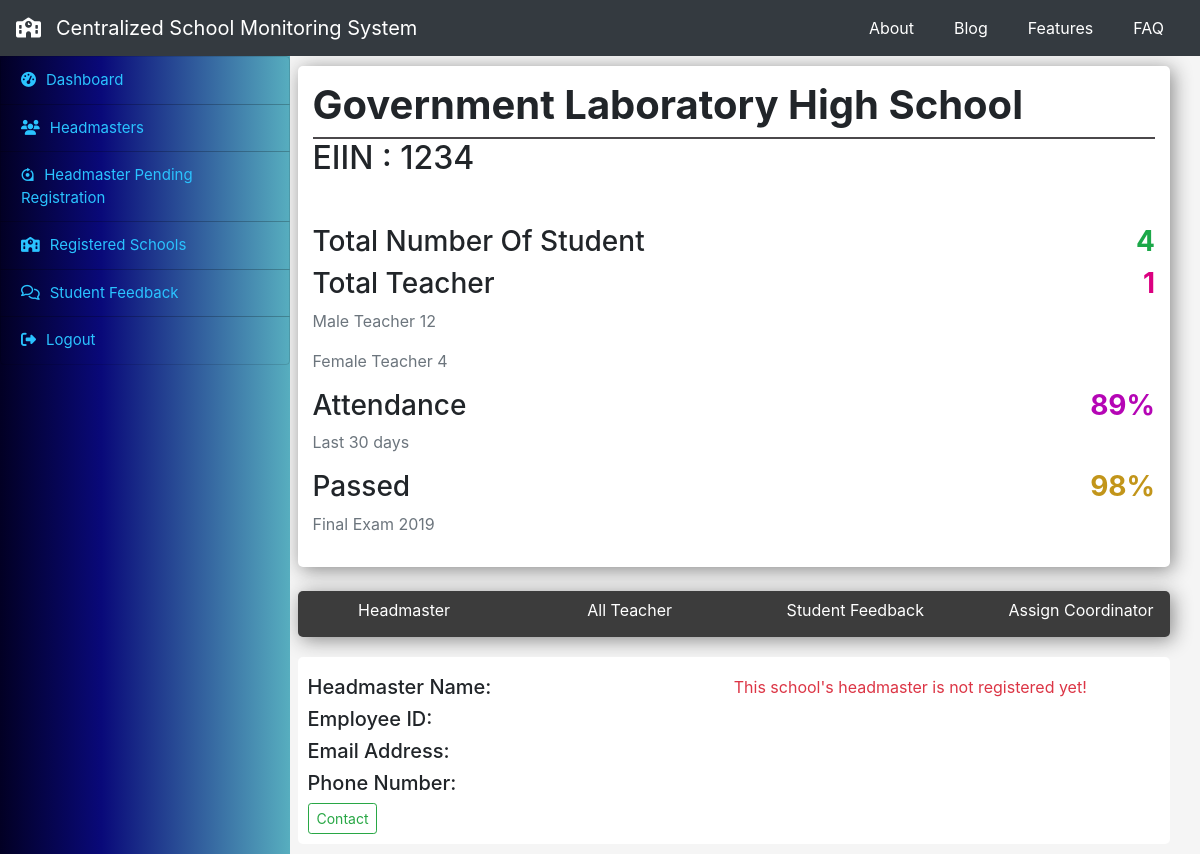
The page /school_detail/1234/ on the database as committed earlier.
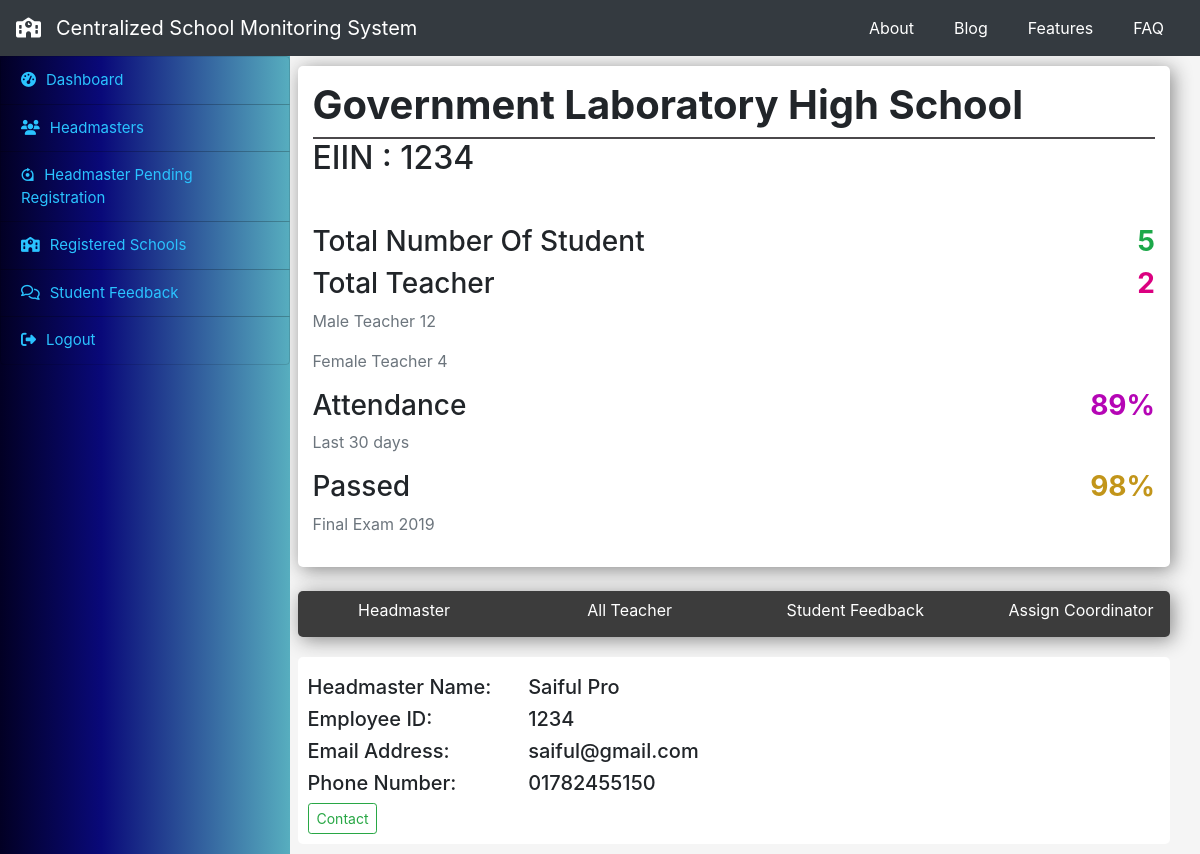
The same page on the database as committed later.
### initapp/models.py (models this page shows, shortened)
class headmaster_account(models.Model):
    h_fullname = models.CharField(max_length=100, blank=False, null=False)
    h_email = models.CharField(max_length=100, blank=False, null=False)
    h_empid = models.CharField(max_length=100, primary_key=True)
    h_pass = models.CharField(max_length=50, blank=False, null=False)
    h_phone = models.CharField(max_length=50, blank=False, null=False)
    sch_eiin = models.CharField(
        max_length=25, blank=False, null=False, default=None)

### officer/views.py (the view, shortened to what this page needs)
# urls.py: path('school_detail/<str:school_eiin>/',
def school_detail(request, school_eiin):
    try:
        school_obj = schoolInfo.objects.get(SchoolEIIN=school_eiin)
        total_student = student_account.objects.filter(
            SchoolEIIN=school_eiin).count()
        total_teacher = teacher_account.objects.filter(
            sch_eiin=school_eiin).count()
        headmaster_obj = headmaster_account.objects.filter(
            sch_eiin=school_eiin)
        teacher_list_obj = teacher_account.objects.filter(sch_eiin=school_eiin)
        co = coordiinator.objects.all()
        feedback = student_feedback.objects.filter(
            school=school_obj.schoolName)
        context = {
            'school': school_obj,
            'headmaster': headmaster_obj,
            'feedback': feedback,
            'total_student': total_student,
            'total_teacher': total_teacher,
            'co':co
        }
        if headmaster_obj and teacher_list_obj:
            headmaster_obj = headmaster_account.objects.get(
                sch_eiin=school_eiin)
            feedback = student_feedback.objects.filter(
                school=school_obj.schoolName)
            teacher_list_obj = teacher_account.objects.filter(
                sch_eiin=school_eiin)
            context = {
                'school': school_obj,
                'headmaster': headmaster_obj,
                'teacher': teacher_list_obj,
                'feedback': feedback,
                'total_student': total_student,
                'total_teacher': total_teacher,
                'co':co
            }
            return render(request, 'school_detail_view.html', context)
        elif teacher_list_obj:
            teacher_list_obj = teacher_account.objects.filter(
                sch_eiin=school_eiin)
            feedback = student_feedback.objects.filter(
                school=school_obj.schoolName)
            context = {
                'school': school_obj,
                'teacher': teacher_list_obj,
                'feedback': feedback,
                'total_student': total_student,
                'total_teacher': total_teacher,
                'co':co
            }
            return render(request, 'school_detail_view.html', context)
    except schoolInfo.DoesNotExist:
        raise Http404

### officer/templates/school_detail_view.html (shortened to what this page needs)
{% extends 'o_base.html' %}
{% block content %}
<div class="school_wrap">
    <div class="school_name mb-5">
        <h1 style="font-weight:bold">{{school.schoolName}}</h1>
        <div style="padding: 1px;background:#4b484b"></div>
        <h2>EIIN : {{school.SchoolEIIN}}</h2>
    </div>
    <div class="total_student">
        <div class="row">
            <div class="col">
                <h3 class="float-left">Total Number Of Student</h3>
                <span class="float-right">
                    <h3 style="color: #1ca849;font-weight:bold">{{total_student}}</h3>
                </span>
            </div>
        </div>
    </div>
    <div class="total_teacher">
        <div class="row">
            <div class="col">
                <h3 class="float-left">Total Teacher</h3>
                <span class="float-right">
                    <h3 style="color: #db0080;font-weight:bold">{{total_teacher}}</h3>
                </span>
            </div>
        </div>
        <div class="row">
            <div class="col">
                <p class="text-secondary">Male Teacher 12</p>
                <p class="text-secondary">Female Teacher 4</p>
            </div>
        </div>
    </div>
    <div class="attendance">
        <div class="row">
            <div class="col">
                <div class="attdays float-left">
                    <h3 class="">Attendance</h3>
                    <p class="text-secondary">Last 30 days</p>
                </div>
                <span class="float-right">
                    <h3 style="color: #b505b5;font-weight:bold">
                        {{school.attendance_percentage}}%</h3>
                </span>
            </div>
        </div>
    </div>
    <div class="attendance">
        <div class="row">
            <div class="col">
                <div class="attdays float-left">
                    <h3 class="">Passed</h3>
                    <p class="text-secondary">Final Exam 2019</p>
                </div>
                <span class="float-right">
                    <h3 style="color: #c2951a;font-weight:bold">
                        {{school.pass_percentage}}%</h3>
                </span>
            </div>
        </div>
    </div>
</div>
<div class="actiontab mt-4">
    <div class="actiontab-nav">
        <div class="row">
            <div class="col-3 navbtnwrap">
                <div class="navbtn">
                    <label for='radio1'>Headmaster</label>
                </div>
            </div>
            <div class="col-3 navbtnwrap">
                <div class="navbtn">
                    <label for='radio2'>All Teacher</label>
                </div>
            </div>
            <div class="col-3 navbtnwrap">
                <div class="navbtn">
                    <label for='radio3'>Student Feedback</label>
                </div>
            </div>
            <div class="col-3 navbtnwrap">
                <div class="navbtn">
                    <label for='radio4'>Assign Coordinator</label>
                </div>
            </div>
        </div>
    </div>
    <div class="actiontab-body">
        <div class="actiontab-content" id="headmaster">
            <div class="row mt-2">
                <div class="col-3">
                    <h5>Headmaster Name:</h5>
                    <h5>Employee ID:</h5>
                    <h5>Email Address:</h5>
                    <h5>Phone Number:</h5>
                    <button class="btn btn-sm btn-outline-success">Contact</button>
                </div>
                <div class="col-3">
                    <h5>{{headmaster.h_fullname}}</h5>
                    <h5>{{ headmaster.h_empid}}</h5>
                    <h5>{{headmaster.h_email}}</h5>
                    <h5>{{headmaster.h_phone}}</h5>
                </div>
                {% if not headmaster %}
                <p class="text-danger">This school's headmaster is not registered yet!</p>
                {% endif %}
            </div>
        </div>
    </div>
</div>
{% endblock content %}

Rows that differ between the two databases and show on the page:
now on this page (row edited): headmaster_account: h_fullname "Saiful Pro", h_empid "1234", h_email "saiful@gmail.com", h_phone "01782455150"
Other text that changed with them:
{{ total_student }}: "4" → "5"
{{ total_teacher }}: "1" → "2"
text no longer shown: "This school's headmaster is not registered yet!"
